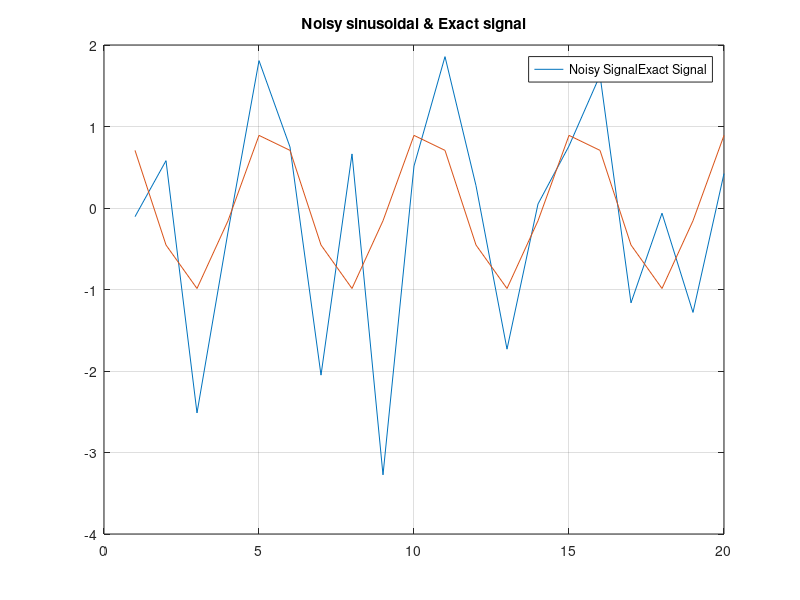
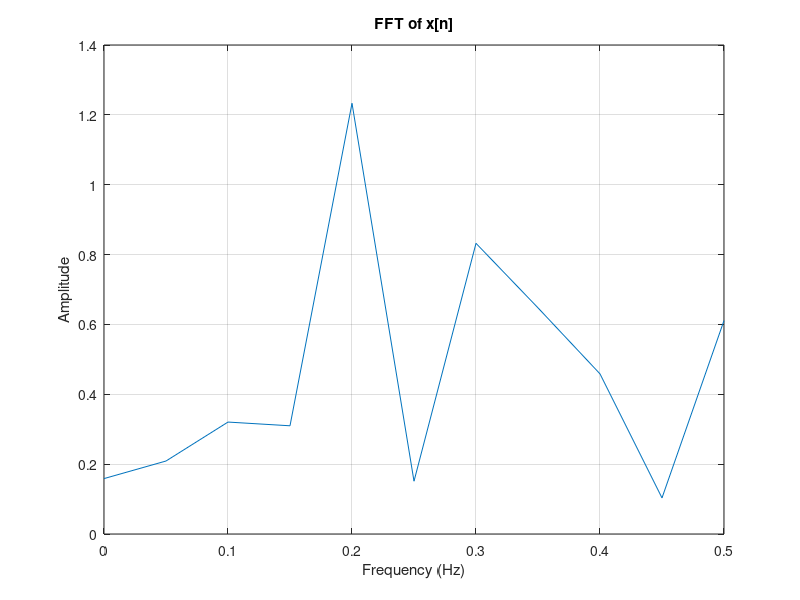
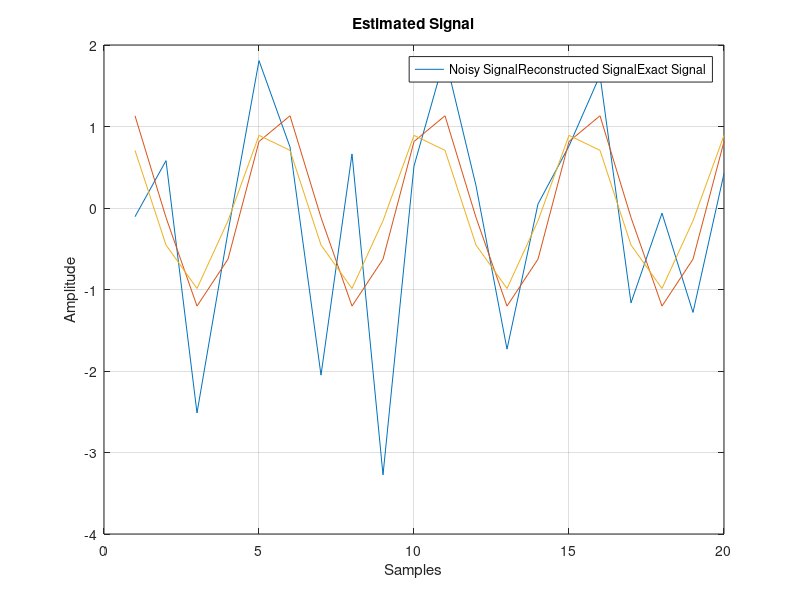

These figures' MATLAB source, in order: (Note: this script raises an error after producing the figures.)
clear;clc;
%% 1)
A = 1;
fs = 500;
sigma_sq = 1;
phi = pi/4;
fc = 100;
f0 = fc/fs;
ts = 1/f0;
N = 4*ts;
x = zeros();
s = zeros();
for n = 1:N
    s(n,1) = A*cos(2*pi*f0*(n-1)+ phi);
    x(n,1) = s(n,1) + sigma_sq*randn(1,1);
end

figure
plot(x);
hold on;
plot(s);
title("Noisy sinusoidal & Exact signal");
legend(["Noisy Signal","Exact Signal"]);
grid on;
fprintf("N is %d which is 4 times of the period of the signal and the period is %d\n",N,ts);
%% 2)
L = N;
Y = fft(x);
P2 = abs(Y/L);
P1 = P2(1:L/2+1);
P1(2:end-1) = 2*P1(2:end-1);
f = (0:(L/2))/L;
figure;
plot(f,P1);
title("FFT of x[n]");
grid on;
xlabel("Frequency (Hz)");
ylabel("Amplitude");
f0_est = f(P1 == max(P1));
%% 3)
alpha = [A*cos(phi) -A*sin(phi)]';
H = zeros();
for i=1:N
    H(i,1) = cos(2*pi*f0_est*(i-1));
    H(i,2) = sin(2*pi*f0_est*(i-1));
end

alpha_est = (H'*H)^(-1)*H'*x;
A_est = sqrt(alpha_est(1,1)^2 + alpha_est(2,1)^2);
phi_est = atan(-alpha_est(2,1)/alpha_est(1,1));

%% 4)
x_est = zeros();
for n=1:N
    x_est(n,1) = A_est*cos(2*pi*f0_est*(n-1)+ phi_est);
end

figure
plot(x);
hold on;
plot(x_est);
grid on;
plot(s);
title("Estimated Signal");
ylabel("Amplitude");
xlabel("Samples");
legend(["Noisy Signal","Reconstructed Signal","Exact Signal"]);

%% 5)
A_est_arr = zeros();
phi_est_arr = zeros();
f0_est_arr = zeros();

for ii = 1: 100
    for n = 1:N
        x(n,1) = A*cos(2*pi*f0*(n-1) + phi) + sigma_sq*randn(1,1);
    end
    
    L = N;
    Y = fft(x);
    P2 = abs(Y/L);
    P1 = P2(1:L/2+1);
    P1(2:end-1) = 2*P1(2:end-1);
    f = (0:(L/2))/L;
    f0_est_arr(ii) = f(P1 == max(P1));
    
    alpha = [A*cos(phi) -A*sin(phi)]';
    H = zeros();
    for i=1:N
        H(i,1) = cos(2*pi*f0_est_arr(ii)*(i-1));
        H(i,2) = sin(2*pi*f0_est_arr(ii)*(i-1));
    end
    
    alpha_est = (H'*H)^(-1)*H'*x;
    A_est_arr(ii) = sqrt(alpha_est(1,1)^2 + alpha_est(2,1)^2);
    phi_est_arr(ii) = atan(-alpha_est(2,1)/alpha_est(1,1));
end

mse_A = 0;
mse_phi = 0;
mse_f0 = 0;
for ii=1:100
    mse_A = mse_A + (A - A_est_arr(ii))^2;
    mse_phi = mse_phi + (phi - phi_est_arr(ii))^2;
    mse_f0 = mse_f0 + (f0 - f0_est_arr(ii))^2;
end

mse_A = 1/100 .* mse_A;
mse_f0 = 1/100 .* mse_f0;
mse_phi = 1/100 .* mse_phi;

%% 6)
ii = 1;
mse_arr = zeros();
ssq = 0.01:0.1:1;
for iii = ssq
    ests = zeros();
    for jj = 1: 100
        ests(jj,1:3) = sinusoidal_est(A,fc,fs,phi,N,iii);
    end
    mse_arr(ii,1:3) = mse_calc(ests(:,1)',ests(:,2)',ests(:,3)',A,phi,f0);
    ii = ii + 1;
end
figure
plot(1./ssq,mse_arr(:,1));
hold on;
plot(1./ssq,mse_arr(:,2));
plot(1./ssq,mse_arr(:,3));
grid on;
xlabel("1/\sigma^2");
ylabel("MSE");
title("MSE with varying \sigma^2");
legend(["MSE F_0","MSE A","MSE \phi"]);

%% 7)
ii = 1;
mse_arr = zeros();
NN = 50:10:1000;
for iii = NN
    ests = zeros();
    for jj = 1: 100
        ests(jj,1:3) = sinusoidal_est(A,fc,fs,phi,iii,1);
    end
    mse_arr(ii,1:3) = mse_calc(ests(:,1)',ests(:,2)',ests(:,3)',A,phi,f0);
    ii = ii + 1;
end
figure
plot(NN,mse_arr(:,1));
hold on;
plot(NN,mse_arr(:,2));
plot(NN,mse_arr(:,3));
grid on;
title("MSE with varying N");
xlabel("N");
ylabel("MSE");
legend(["MSE F_0","MSE A","MSE \phi"]);